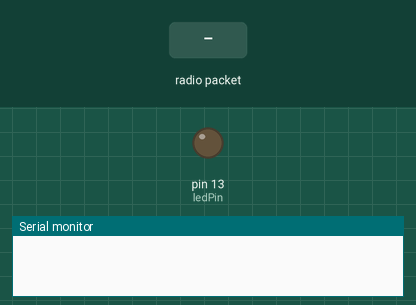
This sketch was run on a simulated Arduino Uno, built with avr-gcc and run on an emulated ATmega328P. Parts: output pins drawn as LEDs (lit = HIGH), the last lines printed to the serial monitor. The inputs (shaded band) are chosen by the test bench. No radio packets arrive unless stated.

Above: at 1.2 s.
1.3 s: radio packet "1" arrives
2.8 s: radio packet "0" arrives
At 4.0 s:
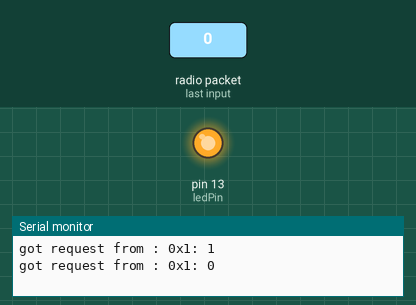
4.3 s: radio packet "2" arrives
At 5.1 s:
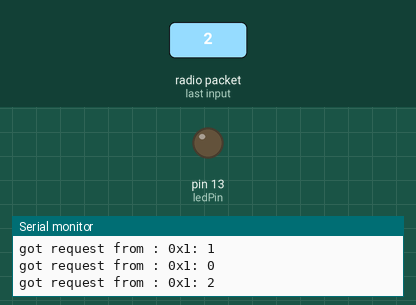
Timing chart, 0 to 7.3 s (numbered marks = the images above; inputs shaded):
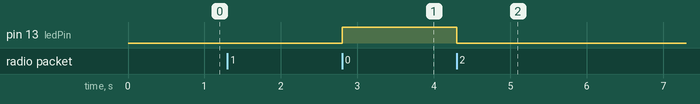

Measured:
- after the input at 2.8 s, pin 13 (ledPin): LOW → HIGH at once
- after the input at 4.3 s, pin 13 (ledPin): HIGH → LOW at once

The sketch:

Car.ino
```cpp
//data => D11

#include <RHReliableDatagram.h>
#include <RH_ASK.h>
#include <SPI.h>

#define CLIENT_ADDRESS 1
#define SERVER_ADDRESS 2
const int ledPin = 13;
bool ledOn = false;

// Singleton instance of the radio driver
RH_ASK driver;

// Class to manage message delivery and receipt, using the driver declared above
RHReliableDatagram manager(driver, SERVER_ADDRESS);

void setup()
{
  pinMode(ledPin, OUTPUT);
  Serial.begin(9600);
  if (!manager.init())
    Serial.println("init failed");
}

uint8_t buf[RH_ASK_MAX_MESSAGE_LEN];

void loop()
{
  if (manager.available())
  {
    uint8_t len = sizeof(buf);
    uint8_t from;
    if (manager.recvfrom(buf, &len, &from))
    {
      digitalWrite(ledPin, ledOn ? HIGH : LOW);
      ledOn = !ledOn;
      Serial.print("got request from : 0x");
      Serial.print(from, HEX);
      Serial.print(": ");
      Serial.println((char*)buf);
    }
  }
}
```
